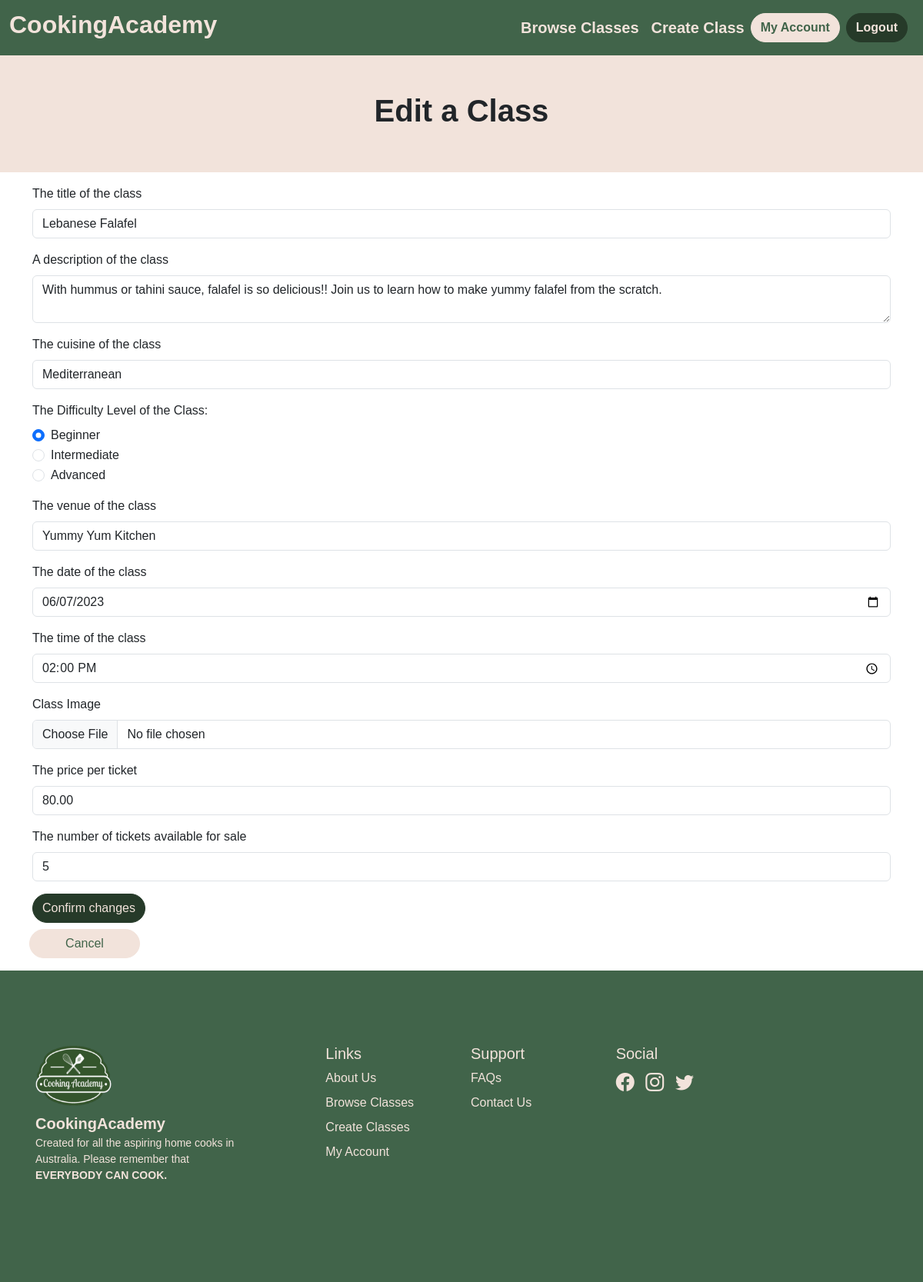
The app's page /classes/1/update (signed in) with its own data.
### website/models.py (models this page shows, shortened)
class Classes (db.Model):
    __tablename__='classes'
    id=db.Column(db.Integer, primary_key=True)
    cuisine=db.Column(db.String(20), index=True, nullable=False)
    status=db.Column(db.String(20), index=True, nullable=False)
    title=db.Column(db.String(30), nullable=False)
    level=db.Column(db.String(30), nullable=False)
    venue=db.Column(db.String(80), nullable=False)
    date=db.Column(db.Date, nullable=False)
    time=db.Column(db.Time, nullable=False)
    description=db.Column(db.String(500), nullable=False)
    image=db.Column(db.String(400), nullable=False)
    no_of_tickets=db.Column(db.Integer, nullable=False)
    tickets_booked= db.Column(db.Integer, default=0, nullable=False)
    tickets_remaining = db.Column(db.Integer)
    price=db.Column(db.Float, nullable=False)
    comments = db.relationship('Comments', backref='class')
    user_id = db.Column(db.Integer, db.ForeignKey('users.id'))  # Foreign key column

### website/classes.py (the view, shortened to what this page needs)
@classes_bp.route('/<id>/update', methods=['GET', 'POST'])
@login_required
def update_event(id):
    event = Classes.query.get(id)
    form = EditClassForm(
        cuisine=event.cuisine,
        title=event.title,
        venue=event.venue,
        time=event.time,
        date=event.date,
        description=event.description,
        ticketsAvailable=event.no_of_tickets,
        price=event.price,
        level= event.level)
    if current_user.id != event.user_id:
        flash("You can only edit your own events!", 'danger')
        return redirect(url_for('main.my_events'))
    return render_template('EventEdit.html', form=form, event=event, heading='Edit Event')

### website/templates/EventEdit.html (shortened to what this page needs)
{% extends 'base.html' %}
{% from "bootstrap5/form.html" import render_form %}
{% block content %}
<main>
<div class="container-fluid p-5 mb-3 text-center align-items-center bg-body-primary ">
  <h1 class="fw-bold">Edit a Class</h1>
</div>
<div class="container-lg">
    <div class="row mb-3">
         {{ render_form (form)}}
         <a type="button" href="{{ url_for('main.index')}}" class="btn btn-secondary btn-md px-4 gap-3 mt-2 ms-2" style="width: 9rem" >Cancel</a>
    </div>
</div>
</main>
{% endblock %}

### website/static/CSS/main.css (style rules this page uses)
.bg-body-primary { background-color: #F2E3DB!important; }
body { font-family: Gills Sans, sans-serif; }
.btn-primary { --bs-btn-bg: #263A29!important; --bs-btn-color: #F2E3DB!important; --bs-btn-border-color: #263A29!important; --bs-btn-hover-bg: #41644A; --bs-btn-hover-border-color: #41644A!important; --bs-btn-hover-color: #F2E3DB!important; border-radius: 20px; --bs-btn-active-bg: #41644A; --bs-btn-active-border-color:#41644A; }
.btn-secondary { --bs-btn-bg: #F2E3DB!important; --bs-btn-color: #41644A!important; --bs-btn-border-color: #F2E3DB!important; --bs-btn-hover-bg: #E86A33; --bs-btn-hover-border-color: #41644A!important; --bs-btn-hover-color: #263A29 !important; border-radius: 20px; --bs-btn-active-bg: #E86A33; --bs-btn-active-border-color:#E86A33; }

### records on screen
Classes: title "Lebanese Falafel", description "With hummus or tahini sauce, falafel is so delicious!! Join us to learn how to make yummy falafel from the scratch.", cuisine "Mediterranean", level "☑ Beginner ☐ Intermediate ☐ Advanced", venue "Yummy Yum Kitchen", date "06/07/2023", time "14:00", price "80.00"
